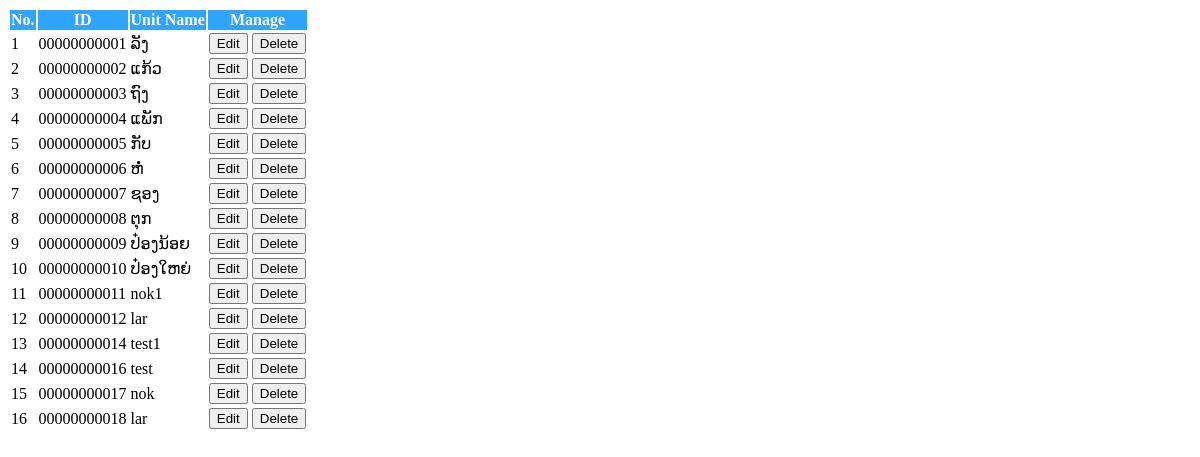
Screenshot of /admin/table_unit.php with the database file from the repository.
### tables this page shows
CREATE TABLE `units` (
  `u_id` int(11) UNSIGNED ZEROFILL NOT NULL,
  `u_name` varchar(20) NOT NULL
);

### admin/table_unit.php (the view, shortened to what this page needs)
<link href="css/dataTables.bootstrap.min.css" rel="stylesheet">
<table class="table table-hover table-bordered" id="unit_table">
    <thead style="background-color: #30a5ff; color: white;">
        <tr>
            <th>No.</th>
            <th>ID</th>
            <th>Unit Name</th>
            <th>Manage</th>
        </tr>
    </thead>
    <tbody>
    <?php
    include("../database/connect.php") ;
    $sql = "SELECT * FROM units";
    $result = $conn->query($sql);
    $no = 1;
    if($result->num_rows > 0){
        while($row = $result->fetch_assoc()){
    ?>
        <tr>
            <td><?php echo $no++ ?></td>
            <td><?php echo $row["u_id"]?></td>
            <td><?php echo $row["u_name"]?></td>
            <td>
            <button type="button" class="btn btn-warning edit_unit" data-id="<?php echo $row["u_id"]?>"><i class="fa fa-pencil-square-o" aria-hidden="true"></i> Edit</button>
            <button type="button" class="btn btn-danger delete_unit" data-id="<?php echo $row["u_id"]?>"><i class="fa fa-trash-o" aria-hidden="true"></i> Delete</button>
            </td>
        </tr>
        <?php }
        }else{
            echo "0 Record";
        }?>
    </tbody>
</table>

### rows the page displays
units: u_id "00000000001", u_name "ລັງ"
units: u_id "00000000002", u_name "ແກ້ວ"
units: u_id "00000000003", u_name "ຖົງ"
units: u_id "00000000004", u_name "ແພັກ"
units: u_id "00000000005", u_name "ກັບ"
units: u_id "00000000006", u_name "ຫໍ່"
units: u_id "00000000007", u_name "ຊອງ"
units: u_id "00000000008", u_name "ຕຸກ"
units: u_id "00000000009", u_name "ປ໋ອງນ້ອຍ"
units: u_id "00000000010", u_name "ປ໋ອງໃຫຍ່"
units: u_id "00000000011", u_name "nok1"
units: u_id "00000000012", u_name "lar"
units: u_id "00000000014", u_name "test1"
units: u_id "00000000016", u_name "test"
units: u_id "00000000017", u_name "nok"
units: u_id "00000000018", u_name "lar"
